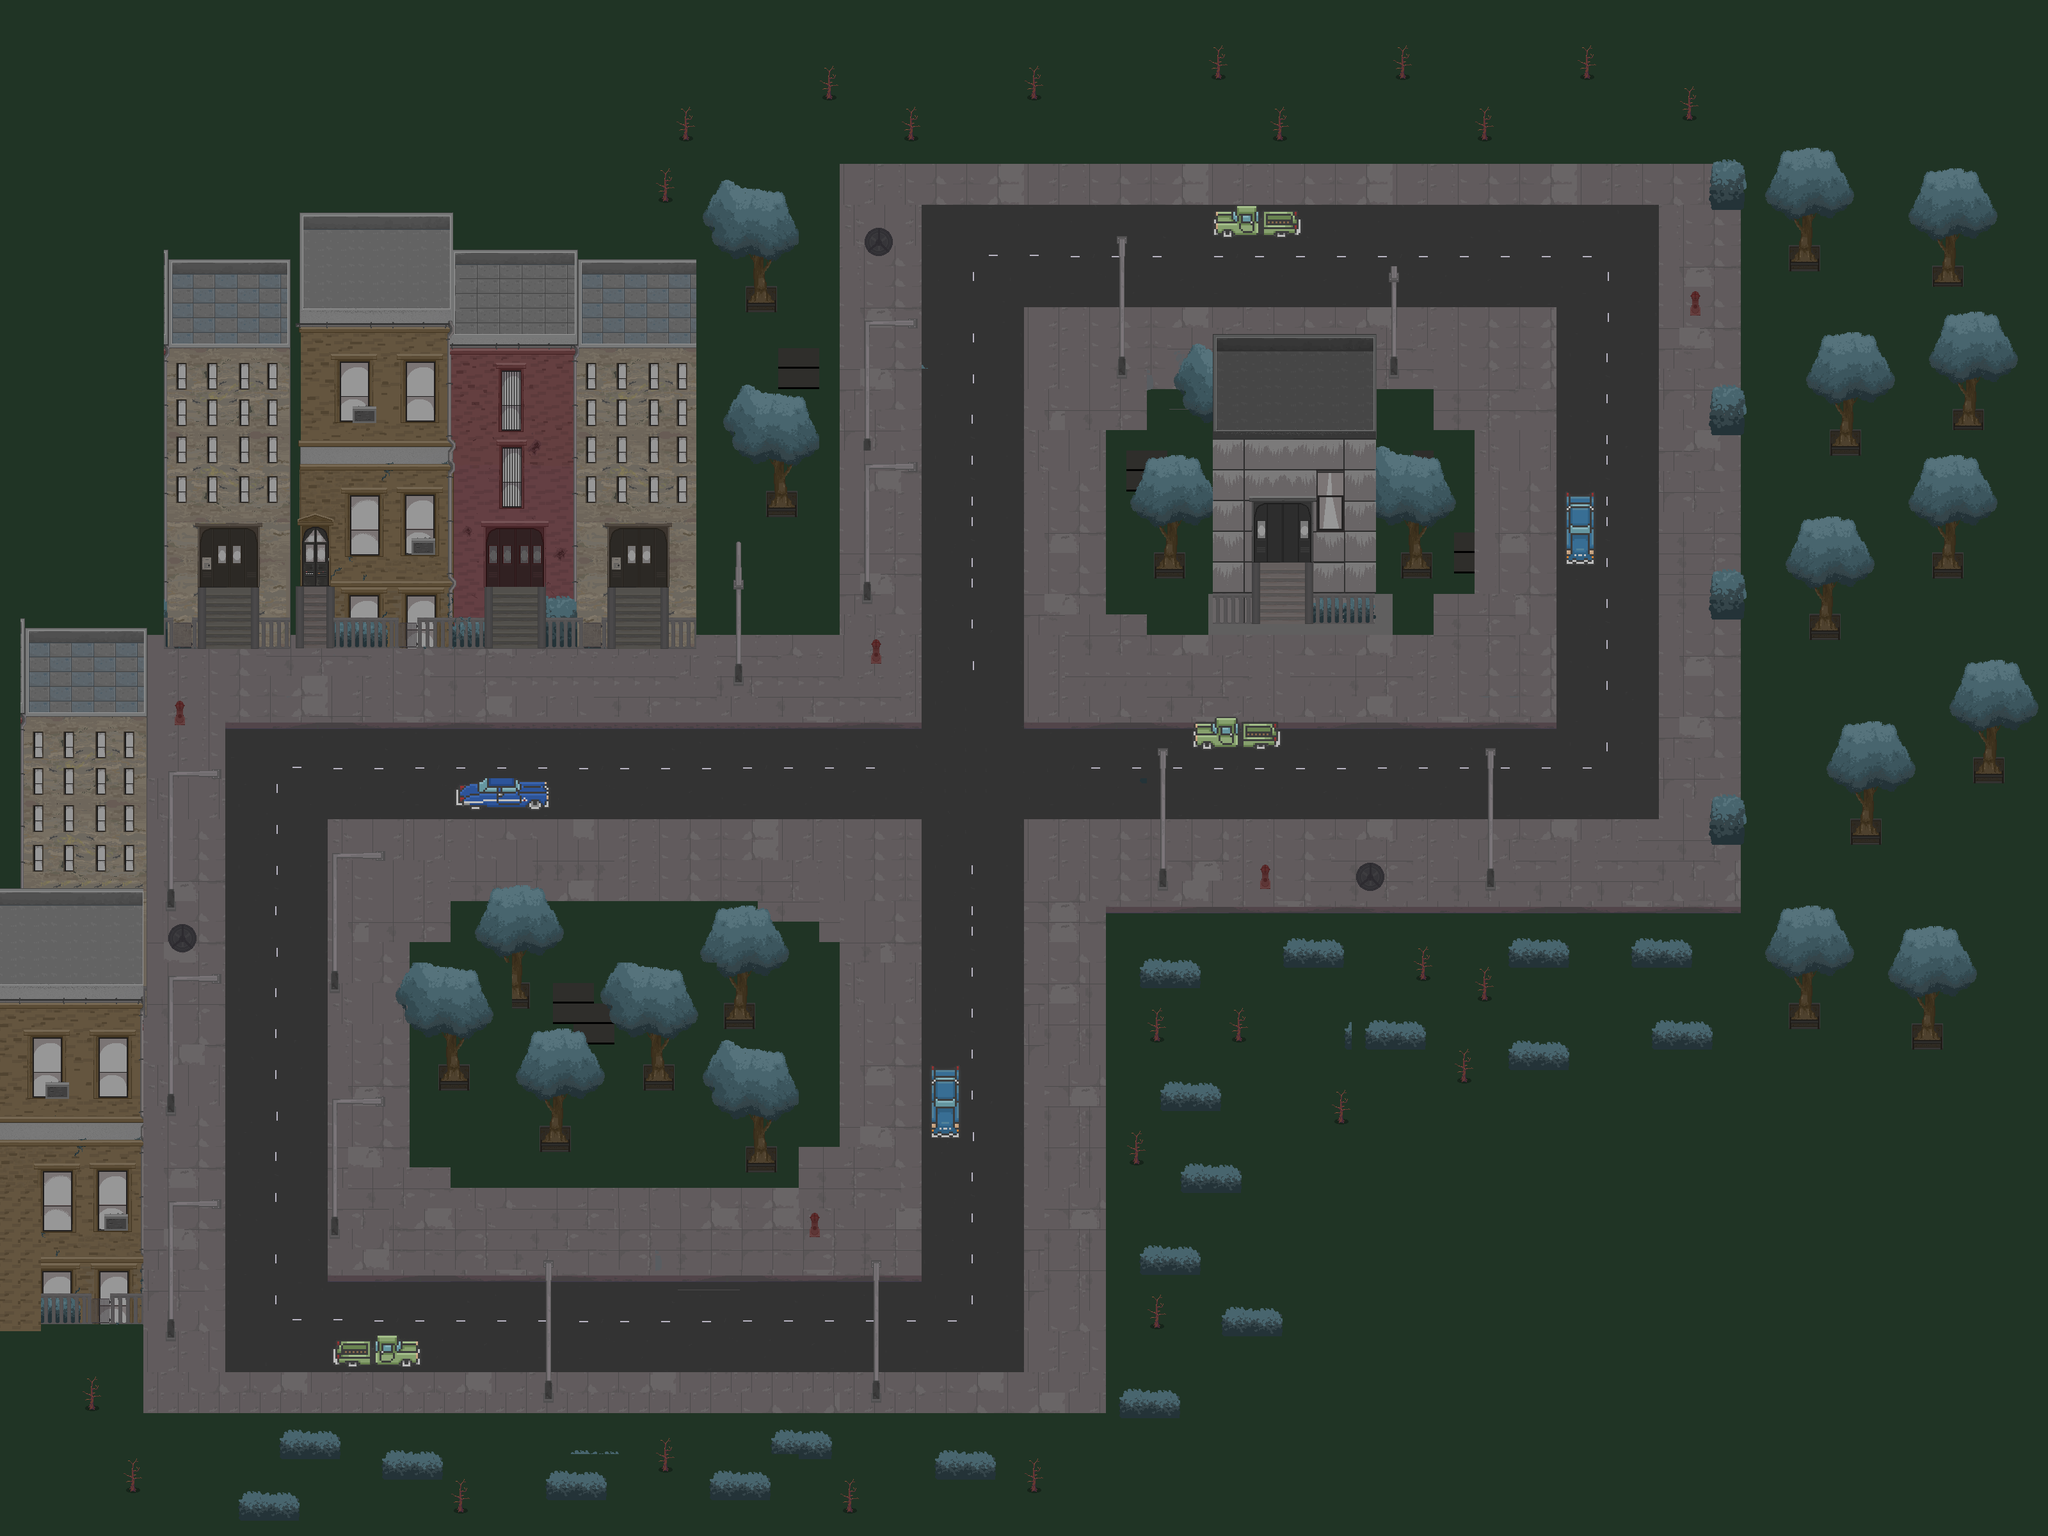

A 2D game scene composited from a Tiled map and its tileset images. What follows is a short description and the map's XML, with each tile layer's data collapsed to a summary:
An orthogonal 100x75 tile map with 32x32 px tiles, 8 tile layers (grass, road, floor, trottoire, ...), 13 tilesets and 69 objects (6x car, 3x dirt, house1, house2, house3, ...).

<map version="1.10" tiledversion="1.11.1" orientation="orthogonal" renderorder="right-down" width="100" height="75" tilewidth="32" tileheight="32" infinite="0" nextlayerid="18" nextobjectid="85">
 <tileset firstgid="1" source="Backyard - Act 1 Tile.tsx" />
 <tileset firstgid="2177" source="City Act 1 - Tile map.tsx" />
 <tileset firstgid="9831" source="Suspect House - Act 1 - Tiles.tsx" />
 <tileset firstgid="14020" source="Tile Map - Entrance Apartment Act 1.tsx" />
 <tileset firstgid="14410" source="blanc_horizon.tsx" />
 <tileset firstgid="14412" source="blanc_vertical.tsx" />
 <tileset firstgid="14414" source="route.tsx" />
 <tileset firstgid="16014" source="tileset_autumn.tsx" />
 <tileset firstgid="16149" source="examples_2.tsx" />
 <tileset firstgid="16429" source="examples.tsx" />
 <tileset firstgid="16709" source="book shop2 (1).tsx" />
 <tileset firstgid="16773" source="MedievalHousesFree2.tsx" />
 <tileset firstgid="16789" source="UNo513-Photoroom.tsx" />
 <layer id="7" name="grass" width="100" height="75">
  <data>[7500 cells, 7500 non-empty, 20 distinct tile ids]</data>
 </layer>
 <layer id="8" name="road" width="100" height="75">
  <data>[7500 cells, 1646 non-empty, 438 distinct tile ids]</data>
 </layer>
 <layer id="3" name="floor" width="100" height="75">
  <data>[7500 cells, 3112 non-empty, 153 distinct tile ids]</data>
 </layer>
 <layer id="5" name="trottoire" width="100" height="75">
  <data>[7500 cells, 387 non-empty, 103 distinct tile ids]</data>
 </layer>
 <layer id="9" name="tree1" width="100" height="75">
  <data>[7500 cells, 1320 non-empty, 177 distinct tile ids]</data>
 </layer>
 <layer id="10" name="tree2" width="100" height="75">
  <data>[7500 cells, 142 non-empty, 63 distinct tile ids]</data>
 </layer>
 <layer id="4" name="batiment" width="100" height="75">
  <data>[7500 cells, 790 non-empty, 605 distinct tile ids]</data>
 </layer>
 <layer id="12" name="batiment2" width="100" height="75">
  <data>[7500 cells, 294 non-empty, 280 distinct tile ids]</data>
 </layer>
 <objectgroup id="15" name="Label">
  <object id="64" name="house1" x="2002" y="879">
   <properties>
    <property name="isClose" type="bool" value="true" />
   </properties>
   <point />
  </object>
  <object id="65" name="house2" x="995.333" y="919.333">
   <properties>
    <property name="isClose" type="bool" value="true" />
   </properties>
   <point />
  </object>
  <object id="66" name="house3" x="492.667" y="918.667">
   <properties>
    <property name="isClose" type="bool" value="true" />
   </properties>
   <point />
  </object>
  <object id="68" name="house4" x="238.5" y="1969">
   <properties>
    <property name="isClose" type="bool" value="true" />
   </properties>
   <point />
  </object>
 </objectgroup>
 <objectgroup id="17" name="items">
  <object id="73" type="car" x="1928" y="1140">
   <point />
  </object>
  <object id="75" type="car" x="1964" y="346.667">
   <point />
  </object>
  <object id="76" type="car" x="1476" y="1704">
   <point />
  </object>
  <object id="77" type="car" x="577.333" y="2108">
   <point />
  </object>
  <object id="79" type="car" x="784" y="1232">
   <point />
  </object>
  <object id="80" type="car" x="2470.67" y="818.667">
   <point />
  </object>
  <object id="81" type="dirt" x="906.667" y="1582.67">
   <point />
  </object>
  <object id="82" type="dirt" x="1250.67" y="570.667">
   <point />
  </object>
  <object id="84" type="dirt" x="1785.33" y="732">
   <point />
  </object>
 </objectgroup>
 <objectgroup id="13" name="collision">
  <object id="2" x="2674" y="255" width="48" height="71.5" />
  <object id="3" x="2720.5" y="324" width="32.5" height="1102" />
  <object id="4" x="1311.5" y="225.5" width="1365.5" height="30" />
  <object id="5" x="2672.5" y="604.5" width="47.5" height="73.5" />
  <object id="6" x="2674.75" y="893.25" width="47.5" height="73.5" />
  <object id="7" x="2676.75" y="1246.75" width="47.5" height="73.5" />
  <object id="8" x="1729.75" y="1426.75" width="994" height="17.5" />
  <object id="9" x="1728.75" y="1439.25" width="47.5" height="790.5" />
  <object id="10" x="208.25" y="2208.25" width="1537" height="73.5" />
  <object id="11" x="1.25" y="977.25" width="221.5" height="1258.5" />
  <object id="12" x="215.25" y="389.25" width="91.5" height="601.5" />
  <object id="13" x="407.25" y="360.25" width="53.5" height="644.5" />
  <object id="14" x="528.25" y="390.25" width="225.5" height="618.5" />
  <object id="15" x="855.25" y="408.25" width="85.5" height="603.5" />
  <object id="17" x="217.25" y="801.25" width="868.5" height="73.5" />
  <object id="18" x="1058.25" y="226.25" width="380.5" height="30.5" />
  <object id="19" x="1348.25" y="671.25" width="12.8333" height="33.5" />
  <object id="20" x="1347.58" y="913.25" width="12.8333" height="27.5" />
  <object id="21" x="1148.92" y="1040.58" width="12.8333" height="30.1667" />
  <object id="22" x="260.25" y="1392.92" width="12.8333" height="28.5" />
  <object id="23" x="517.583" y="1505.92" width="12.8333" height="41.5" />
  <object id="24" x="518.25" y="1901.92" width="12.8333" height="31.5" />
  <object id="25" x="262.25" y="1708.91" width="10.1666" height="31.1667" />
  <object id="26" x="260.25" y="2063.25" width="12.5" height="29.8333" />
  <object id="27" x="851.917" y="2164.91" width="12.8333" height="32.1667" />
  <object id="28" x="1363.25" y="2163.25" width="12.8333" height="32.1667" />
  <object id="29" x="1810.92" y="1365.92" width="12.8333" height="23.5" />
  <object id="30" x="1970.92" y="1366.58" width="12.8333" height="23.5" />
  <object id="31" x="2321.58" y="1359.92" width="12.8333" height="29.5" />
  <object id="33" x="2172.25" y="567.25" width="12.8333" height="21.5" />
  <object id="34" x="1747.58" y="567.917" width="12.8333" height="18.8333" />
  <object id="35" x="1895.58" y="671.917" width="69.167" height="301.833" />
  <object id="36" x="2189.58" y="860.25" width="46.8333" height="41.5" />
  <object id="37" x="1804.58" y="858.583" width="48.1666" height="41.5" />
  <object id="38" x="1167.58" y="1791.25" width="42.8333" height="41.5" />
  <object id="39" x="1134.25" y="1564.58" width="42.8333" height="41.5" />
  <object id="40" x="1007.92" y="1659.58" width="42.8333" height="41.5" />
  <object id="41" x="847.25" y="1756.92" width="42.8333" height="41.5" />
  <object id="42" x="688.917" y="1658.92" width="42.8333" height="41.5" />
  <object id="43" x="799.917" y="1536.58" width="28.8333" height="41.5" />
  <object id="44" x="519.917" y="2095.92" width="133.5" height="41.5" />
  <object id="45" x="1455.92" y="1666.58" width="42.8333" height="110.167" />
  <object id="46" x="1862.58" y="1129.92" width="137.5" height="41.5" />
  <object id="47" x="2449.92" y="771.25" width="42.8333" height="110.167" />
  <object id="48" x="1897.25" y="331.917" width="134.833" height="41.5" />
  <object id="50" x="1359.25" y="1019.92" width="17.5" height="19.5" />
  <object id="51" x="709.917" y="1225.25" width="145.5" height="41.5" />
  <object id="53" x="2045.42" y="673.083" width="100.167" height="302.833" />
  <object id="54" x="1966.92" y="675.083" width="77.167" height="175.833" />
  <object id="55" x="1042.42" y="712.083" width="40.167" height="300.833" />
  <object id="58" x="1199.25" y="769.75" width="45.5" height="37.5" />
  <object id="59" x="1060.25" y="154.75" width="28.5" height="635.5" />
  <object id="60" x="1166.58" y="449.083" width="45.5" height="37.5" />
  <object id="69" x="272.667" y="1117.33" width="16.6667" height="16" />
  <object id="70" x="1265.25" y="1919.17" width="15.3333" height="13.75" />
  <object id="71" x="2641.58" y="473.917" width="12.8333" height="18.8333" />
 </objectgroup>
</map>
